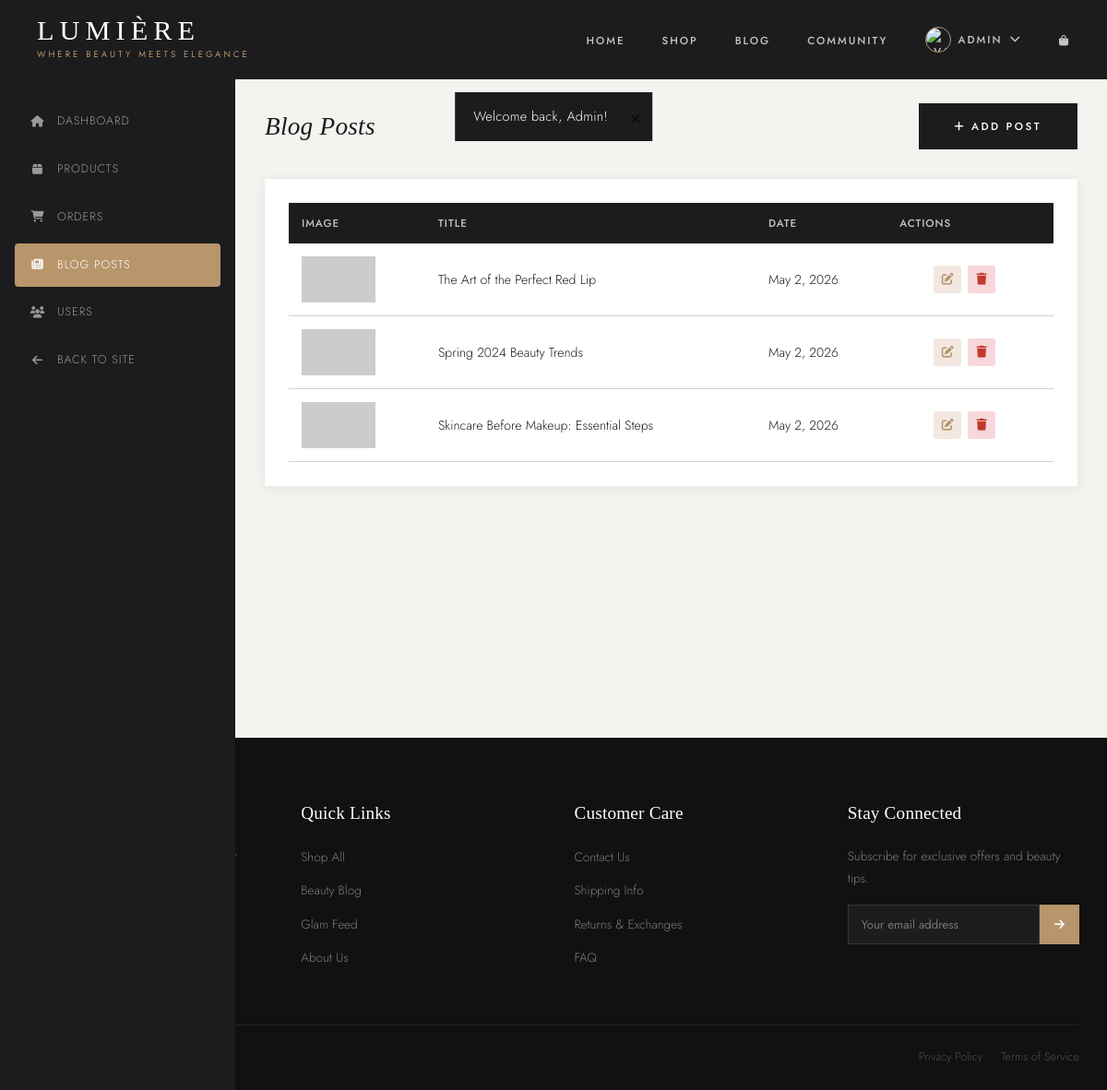
/admin/blogs.php (signed in), run on the app's committed database.
### tables this page shows
CREATE TABLE blog_posts (
    id INT PRIMARY KEY AUTO_INCREMENT,
    title VARCHAR(255) NOT NULL,
    content TEXT NOT NULL,
    excerpt TEXT,
    image VARCHAR(255),
    created_at TIMESTAMP DEFAULT CURRENT_TIMESTAMP
);

### includes/db.php (called while the page is built, shortened)
<?php
function h($string) {
    return htmlspecialchars($string, ENT_QUOTES, 'UTF-8');
}

### admin/blogs.php (the view, shortened to what this page needs)
<?php
require_once '../includes/db.php';
$stmt = $pdo->query("SELECT * FROM blog_posts ORDER BY created_at DESC");
$posts = $stmt->fetchAll();
require_once '../includes/header.php';
?>
<div class="admin-layout">
    <aside class="admin-sidebar">
        <ul class="admin-sidebar-menu">
            <li><a href="dashboard.php"><i class="fas fa-home"></i> Dashboard</a></li>
            <li><a href="products.php"><i class="fas fa-box"></i> Products</a></li>
            <li><a href="orders.php"><i class="fas fa-shopping-cart"></i> Orders</a></li>
            <li><a href="blogs.php" class="active"><i class="fas fa-newspaper"></i> Blog Posts</a></li>
            <li><a href="users.php"><i class="fas fa-users"></i> Users</a></li>
            <li><a href="../index.php"><i class="fas fa-arrow-left"></i> Back to Site</a></li>
        </ul>
    </aside>
    <div class="admin-main">
        <div class="admin-header">
            <h1>Blog Posts</h1>
            <a href="add-blog.php" class="btn btn-primary">
                <i class="fas fa-plus"></i> Add Post
            </a>
        </div>
        <div class="admin-card">
            <?php if (empty($posts)): ?>
            <p style="color: var(--color-gray);">No blog posts yet. <a href="add-blog.php">Write your first post</a></p>
            <?php else: ?>
            <table class="admin-table">
                <thead>
                    <tr>
                        <th>Image</th>
                        <th>Title</th>
                        <th>Date</th>
                        <th>Actions</th>
                    </tr>
                </thead>
                <tbody>
                    <?php foreach ($posts as $post): ?>
                    <tr>
                        <td>
                            <img src="../uploads/blog/<?php echo h($post['image']); ?>"
                                 alt="<?php echo h($post['title']); ?>"
                                 onerror="this.src='https://placehold.co/50x50/f5f0e8/c9a84c?text=B'"
                                 style="width: 80px; height: 50px; object-fit: cover;">
                        </td>
                        <td><?php echo h($post['title']); ?></td>
                        <td><?php echo date('M j, Y', strtotime($post['created_at'])); ?></td>
                        <td>
                            <div class="action-btns">
                                <a href="../post.php?id=<?php echo $post['id']; ?>" target="_blank" class="action-btn" style="background: var(--color-gray);" title="View">
                                    <i class="fas fa-eye" style="color: white;"></i>
                                </a>
                                <a href="edit-blog.php?id=<?php echo $post['id']; ?>" class="action-btn action-btn-edit" title="Edit">
                                    <i class="fas fa-edit"></i>
                                </a>
                                <form method="POST" style="display: inline;" onsubmit="return confirm('Are you sure you want to delete this post?');">
                                    <button type="submit" name="delete_post" class="action-btn action-btn-delete" title="Delete">
                                        <i class="fas fa-trash"></i>
                                    </button>
                                </form>
                            </div>
                        </td>
                    </tr>
                    <?php endforeach; ?>
                </tbody>
            </table>
            <?php endif; ?>
        </div>
    </div>
</div>
<?php require_once '../includes/footer.php'; ?>

### css/style.css (style rules this page uses)
:root { --ivory: #FAF7F2; --charcoal: #1C1C1E; --charcoal-2: #2C2C2E; --rose-gold: #B8956A; --rose-gold-lt: #C9A96E; --blush: #F2E8E1; --blush-dark: #E8D5C8; --white: #FFFFFF; --muted: #8A8A8E; --muted-light: #D1D1D6; --success: #34A853; --error: #C0392B; --warning: #E67E22; --font-head: 'Cormorant Garamond', Georgia, serif; --font-body: 'Jost', 'Helvetica Neue', sans-serif; --ease: cubic-bezier(0.25, 0.46, 0.45, 0.94); --trans: all 0.35s var(--ease); --shadow-sm: 0 2px 12px rgba(28,28,30,0.07); --shadow-md: 0 8px 32px rgba(28,28,30,0.12); --shadow-lg: 0 20px 60px rgba(28,28,30,0.15); }
*, *::before, *::after { margin: 0; padding: 0; box-sizing: border-box; }
html { scroll-behavior: smooth; }
body { font-family: var(--font-body); font-weight: 300; font-size: 15px; line-height: 1.75; color: var(--charcoal); background-color: var(--ivory); -webkit-font-smoothing: antialiased; }
a { text-decoration: none; color: inherit; transition: var(--trans); }
ul { list-style: none; }
img { max-width: 100%; height: auto; display: block; }
button { cursor: pointer; font-family: inherit; border: none; background: none; }
h1, h2, h3, h4, h5, h6 { font-family: var(--font-head); font-weight: 400; line-height: 1.25; color: var(--charcoal); letter-spacing: 0.01em; }
h1 { font-size: clamp(2.8rem, 6vw, 5rem); }
.btn { display: inline-block; padding: 14px 38px; font-family: var(--font-body); font-size: 0.72rem; font-weight: 500; letter-spacing: 2.5px; text-transform: uppercase; cursor: pointer; transition: var(--trans); border: none; position: relative; overflow: hidden; }
.btn-primary { background: var(--charcoal); color: var(--white); border: 1.5px solid var(--charcoal); }
.admin-layout { display: flex; min-height: 100vh; padding-top: 80px; }
.admin-sidebar { width: 255px; background: var(--charcoal); padding: 28px 0; position: fixed; top: 80px; left: 0; bottom: 0; overflow-y: auto; }
.admin-sidebar-menu { padding: 0 16px; }
.admin-sidebar-menu li { margin-bottom: 4px; }
.admin-sidebar-menu a { display: flex; align-items: center; gap: 12px; padding: 13px 16px; color: rgba(255,255,255,0.55); font-size: 0.78rem; letter-spacing: 1px; text-transform: uppercase; border-radius: 4px; transition: var(--trans); }
.admin-sidebar-menu a:hover, .admin-sidebar-menu a.active { background: var(--rose-gold); color: var(--white); }
.admin-sidebar-menu i { width: 18px; text-align: center; }
.admin-main { flex: 1; margin-left: 255px; padding: 32px; background: #F5F3EF; }
.admin-header { display: flex; justify-content: space-between; align-items: center; margin-bottom: 32px; }
.admin-header h1 { font-size: 1.7rem; font-style: italic; }
.admin-card { background: var(--white); padding: 26px; margin-bottom: 28px; box-shadow: var(--shadow-sm); }
.admin-table { width: 100%; border-collapse: collapse; }
.admin-table th { text-align: left; padding: 12px 14px; background: var(--charcoal); color: rgba(255,255,255,0.75); font-weight: 500; font-size: 0.72rem; letter-spacing: 1px; text-transform: uppercase; }
.admin-table td { padding: 14px; border-bottom: 1px solid var(--muted-light); vertical-align: middle; font-size: 0.88rem; }
.admin-table img { width: 46px; height: 46px; object-fit: cover; }
.action-btns { display: flex; gap: 7px; }
.action-btn { width: 30px; height: 30px; display: flex; align-items: center; justify-content: center; font-size: 0.8rem; border-radius: 3px; transition: var(--trans); }
.action-btn-edit { background: var(--blush); color: var(--rose-gold); }
.action-btn-delete { background: #F8D7DA; color: var(--error); }

### data on the page
blog_posts: title "The Art of the Perfect Red Lip", created_at "May 2, 2026"
blog_posts: title "Spring 2024 Beauty Trends", created_at "May 2, 2026"
blog_posts: title "Skincare Before Makeup: Essential Steps", created_at "May 2, 2026"

### other printed values
$flash['message'] "Welcome back, Admin!"
$_SESSION['user_name'] "ADMIN"
